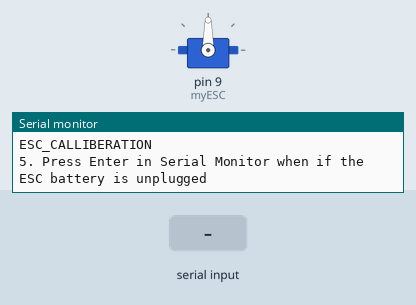
Recording of a sketch running on a simulated Arduino Uno, built with avr-gcc and run on an emulated ATmega328P. On the bench: servo, the last lines printed to the serial monitor. The inputs (shaded band) are chosen by the test bench.

Above: at 0.8 s.
0.9 s: "90,45\n" received over Serial
At 0.91 s:
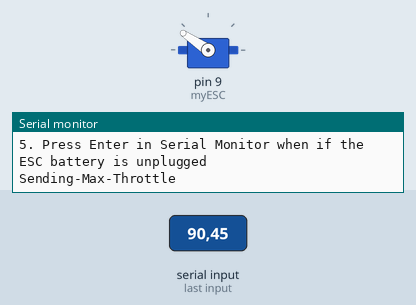
At 2.0 s:
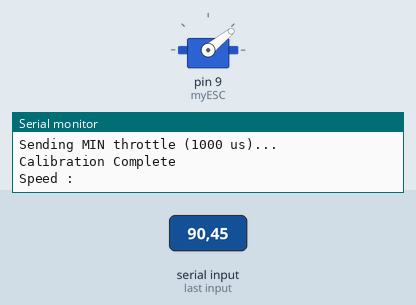
2.4 s: "30,150\n" received over Serial
At 2.9 s:
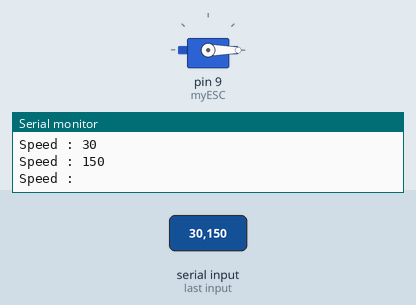
Timing chart, 0 to 5.4 s (numbered marks = the images above; inputs shaded):
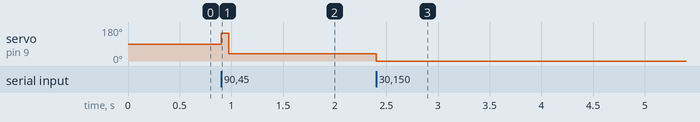

The sketch:

setup_and_control_02.ino
```cpp
#include <Servo.h>

Servo myESC;

int speed = 0;
int step = 0;

void setup() {
  Serial.begin(9600);
  myESC.attach(9);

  Serial.println("ESC_CALLIBERATION");
  Serial.println("5. Press Enter in Serial Monitor when if the ESC battery is unplugged");

  while (Serial.available() == 0) {} // Wait for user to press Enter
  while (Serial.available() > 0) { Serial.read(); } // Clear buffer

  Serial.println("Sending-Max-Throttle");
  myESC.writeMicroseconds(2050);  //2050 instead of 2000 since during testing closest I could get it to max out was at 2050

  Serial.println("3. Plug in the ESC battery");
  Serial.println("5. Press Enter in Serial Monitor after the beeps.");

  while (Serial.available() == 0) {} // Wait for user to press Enter
  while (Serial.available() > 0) { Serial.read(); } // Clear buffer

  Serial.println("Sending MIN throttle (1000 us)...");
//  delay(5000);
  myESC.writeMicroseconds(942); //942 instead of 1000 since during testing I could get the min to be at exactly 942

  Serial.println("Calibration Complete");
}

void loop() {

  Serial.print("Speed : ");
  while (Serial.available() == 0) {}

  int temp_speed = Serial.parseInt();

  while (Serial.available() > 0) {
    Serial.read();

  }

    Serial.println(temp_speed);

    if (temp_speed > speed){
      step = 1;
    }
    else{
      step = -1;
    }

  while (temp_speed != round(speed)) {
    speed = speed + step;
    myESC.writeMicroseconds(speed);
    delay(3);
  }
  myESC.writeMicroseconds(temp_speed);
  speed = temp_speed;

}
```

Measured:
- after the input at 0.9 s, servo on pin 9 (myESC): 90° → 146° at once, → 39° 0.07 s later
- after the input at 2.4 s, servo on pin 9 (myESC): 39° → 0° at once
